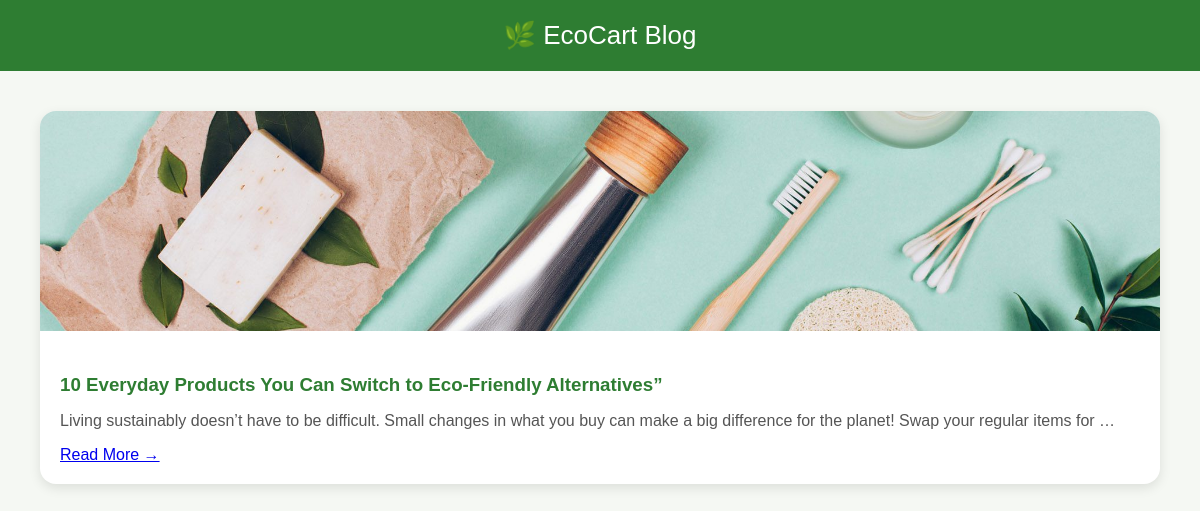
Before: /blog-list/ with the older database file.
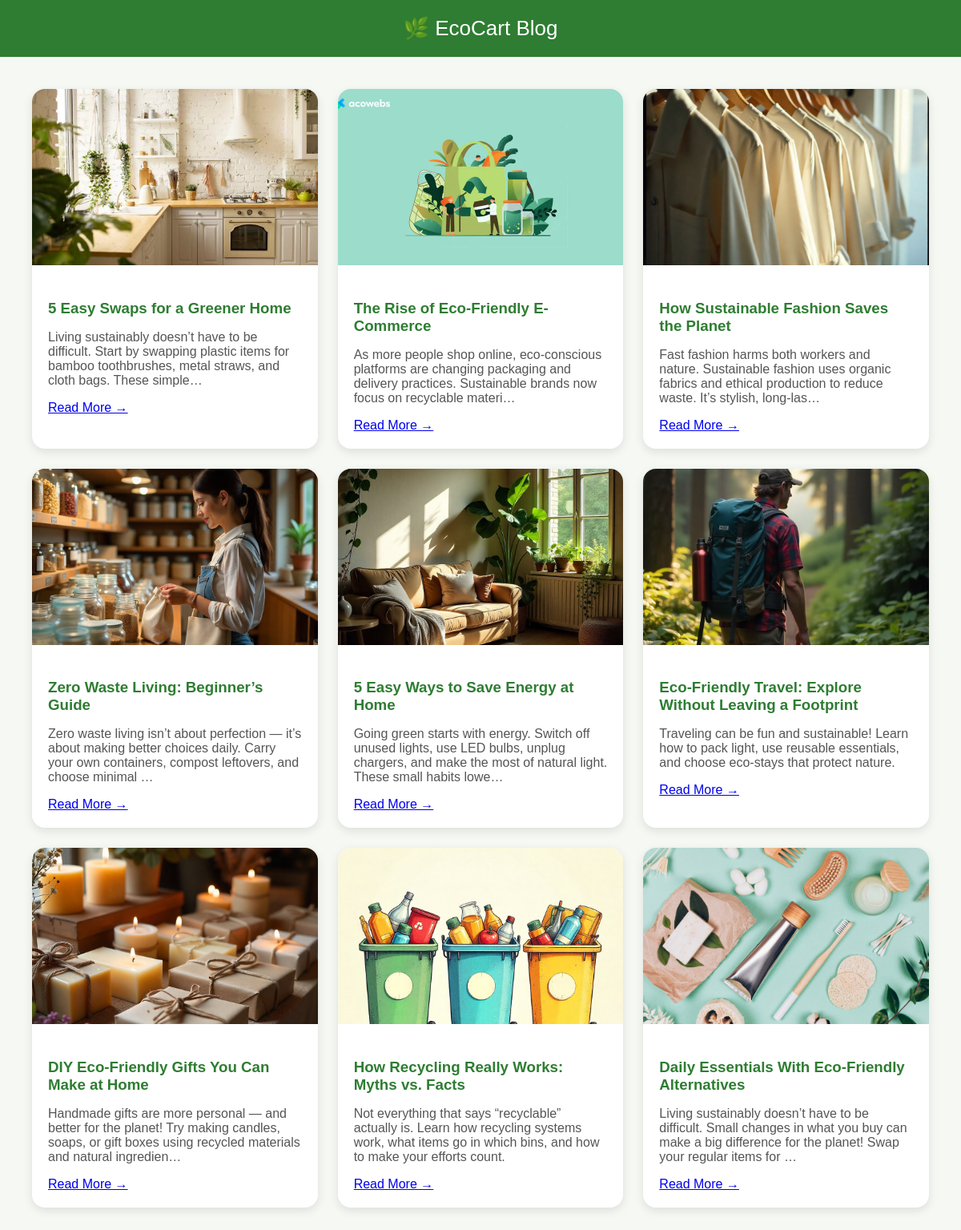
After: the same page with the newer database file.
### app/models.py (models this page shows, shortened)
class Blog(models.Model):
    title = models.CharField(max_length=200)
    image = models.ImageField(upload_to='blog_images/', null=True, blank=True)
    author = models.CharField(max_length=100, default='EcoCart Team')
    date = models.DateField(auto_now_add=True)
    content = models.TextField()

### app/views.py (the view)
# urls.py: path('blog-list/', views.blog_list, name='blog_list'),
def blog_list(request):
    blogs = Blog.objects.all().order_by('-date')
    return render(request, 'blog_list.html', {'blogs': blogs})

### templates/blog_list.html (shortened to what this page needs)
<!DOCTYPE html>
<html lang="en">
<head>
</head>
<body>
    <header>🌿 EcoCart Blog</header>
    <div class="blogs">
        {% for blog in blogs %}
        <div class="card">
            {% if blog.image %}
            <img src="{{ blog.image.url }}" alt="{{ blog.title }}">
            {% endif %}
            <div class="content">
                <h3>{{ blog.title }}</h3>
                <p>{{ blog.content|truncatechars:150 }}</p>
                <a href="{% url 'blog_detail' blog.id %}" class="read-more">Read More →</a>
            </div>
        </div>
        {% empty %}
        <p style="text-align:center; color:#555;">No blogs available.</p>
        {% endfor %}
    </div>
</body>
</html>

Changed rows visible on the page:
added Blog: image (picture), title "5 Easy Swaps for a Greener Home", content "Living sustainably doesn’t have to be difficult. Start by swapping plastic items for bamboo toothbrushes, metal straws, and cloth bags. These simple…"
added Blog: image (picture), title "The Rise of Eco-Friendly E-Commerce", content "As more people shop online, eco-conscious platforms are changing packaging and delivery practices. Sustainable brands now focus on recyclable materi…"
added Blog: image (picture), title "How Sustainable Fashion Saves the Planet", content "Fast fashion harms both workers and nature. Sustainable fashion uses organic fabrics and ethical production to reduce waste. It’s stylish, long-las…"
added Blog: image (picture), title "Zero Waste Living: Beginner’s Guide", content "Zero waste living isn’t about perfection — it’s about making better choices daily. Carry your own containers, compost leftovers, and choose minimal …"
added Blog: image (picture), title "5 Easy Ways to Save Energy at Home", content "Going green starts with energy. Switch off unused lights, use LED bulbs, unplug chargers, and make the most of natural light. These small habits lowe…"
added Blog: image (picture), title "Eco-Friendly Travel: Explore Without Leaving a Footprint", content "Traveling can be fun and sustainable! Learn how to pack light, use reusable essentials, and choose eco-stays that protect nature."
added Blog: image (picture), title "DIY Eco-Friendly Gifts You Can Make at Home", content "Handmade gifts are more personal — and better for the planet! Try making candles, soaps, or gift boxes using recycled materials and natural ingredien…"
added Blog: image (picture), title "How Recycling Really Works: Myths vs. Facts", content "Not everything that says “recyclable” actually is. Learn how recycling systems work, what items go in which bins, and how to make your efforts count."
changed Blog: title "10 Everyday Products You Can Switch to Eco-Friendly Alternatives”" → "Daily Essentials With Eco-Friendly Alternatives"
